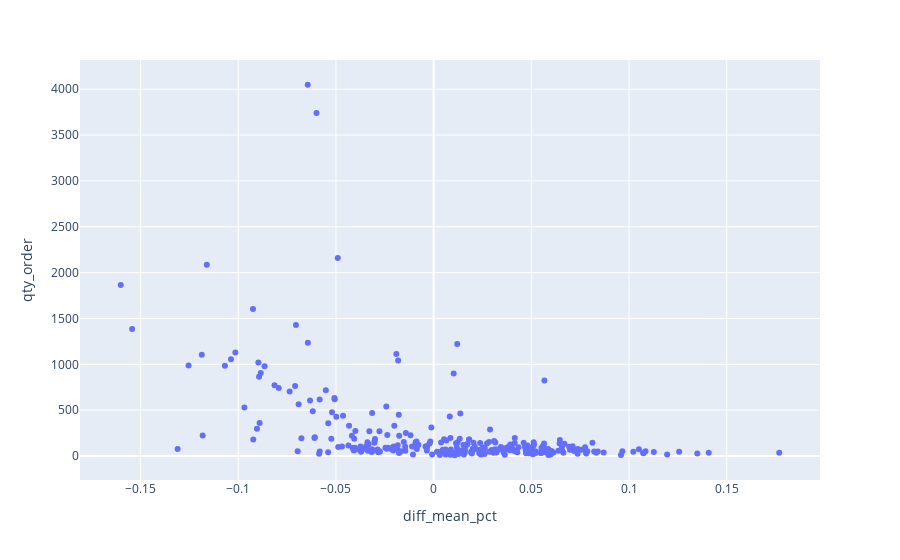
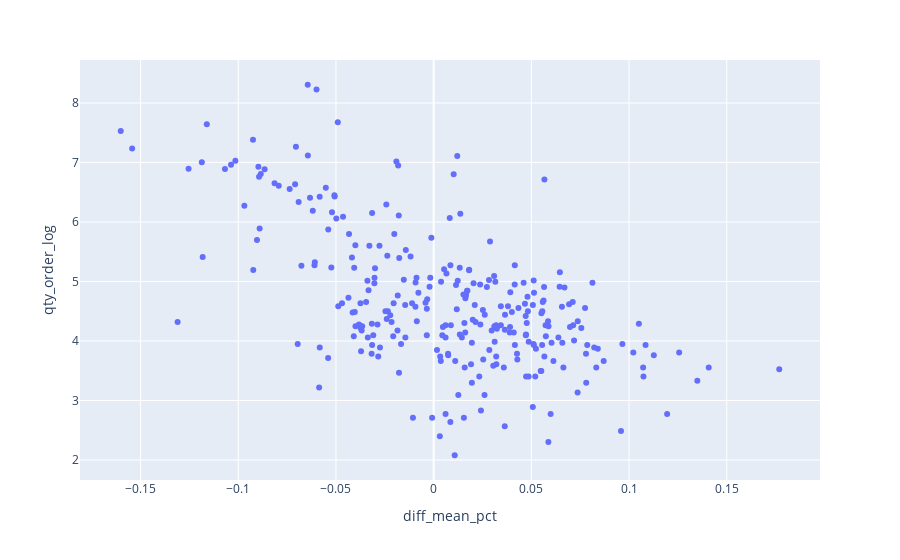

Notebook cell for these charts, in order:
### Code cell
prod_id = "P2"
fig = px.scatter(df[df.prod_id == prod_id], x="diff_mean_pct", y="qty_order")
fig.show()

fig = px.scatter(df[df.prod_id == prod_id], x="diff_mean_pct", y="qty_order_log")
fig.show()

### Figure 1 — Plotly figure (JSON) as saved in the notebook; plotly's stock layout.template omitted (floating-point values rounded to 4 significant figures; data arrays with more than 128 entries replaced by an {"elided": "..."} marker saying what was removed)
{"data": [{"hovertemplate": "diff_mean_pct=%{x}<br>qty_order=%{y}<extra></extra>", "legendgroup": "", "marker": {"color": "#636efa", "symbol": "circle"}, "mode": "markers", "name": "", "orientation": "v", "showlegend": false, "type": "scatter", "x": {"elided": "283 float values"}, "xaxis": "x", "y": {"elided": "283 int values"}, "yaxis": "y"}], "layout": {"autosize": true, "legend": {"tracegroupgap": 0}, "margin": {"t": 60}, "xaxis": {"anchor": "y", "autorange": true, "domain": [0, 1], "range": [-0.1812, 0.1979], "title": {"text": "diff_mean_pct"}, "type": "linear"}, "yaxis": {"anchor": "x", "autorange": true, "domain": [0, 1], "range": [-304.9, 4362.0], "title": {"text": "qty_order"}, "type": "linear"}}}

### Figure 2 — Plotly figure (JSON) as saved in the notebook; plotly's stock layout.template omitted (floating-point values rounded to 4 significant figures; data arrays with more than 128 entries replaced by an {"elided": "..."} marker saying what was removed)
{"data": [{"hovertemplate": "diff_mean_pct=%{x}<br>qty_order_log=%{y}<extra></extra>", "legendgroup": "", "marker": {"color": "#636efa", "symbol": "circle"}, "mode": "markers", "name": "", "orientation": "v", "showlegend": false, "type": "scatter", "x": {"elided": "283 float values"}, "xaxis": "x", "y": {"elided": "283 float values"}, "yaxis": "y"}], "layout": {"autosize": true, "legend": {"tracegroupgap": 0}, "margin": {"t": 60}, "xaxis": {"anchor": "y", "autorange": true, "domain": [0, 1], "range": [-0.1812, 0.1979], "title": {"text": "diff_mean_pct"}, "type": "linear"}, "yaxis": {"anchor": "x", "autorange": true, "domain": [0, 1], "range": [1.597, 8.788], "title": {"text": "qty_order_log"}, "type": "linear"}}}
